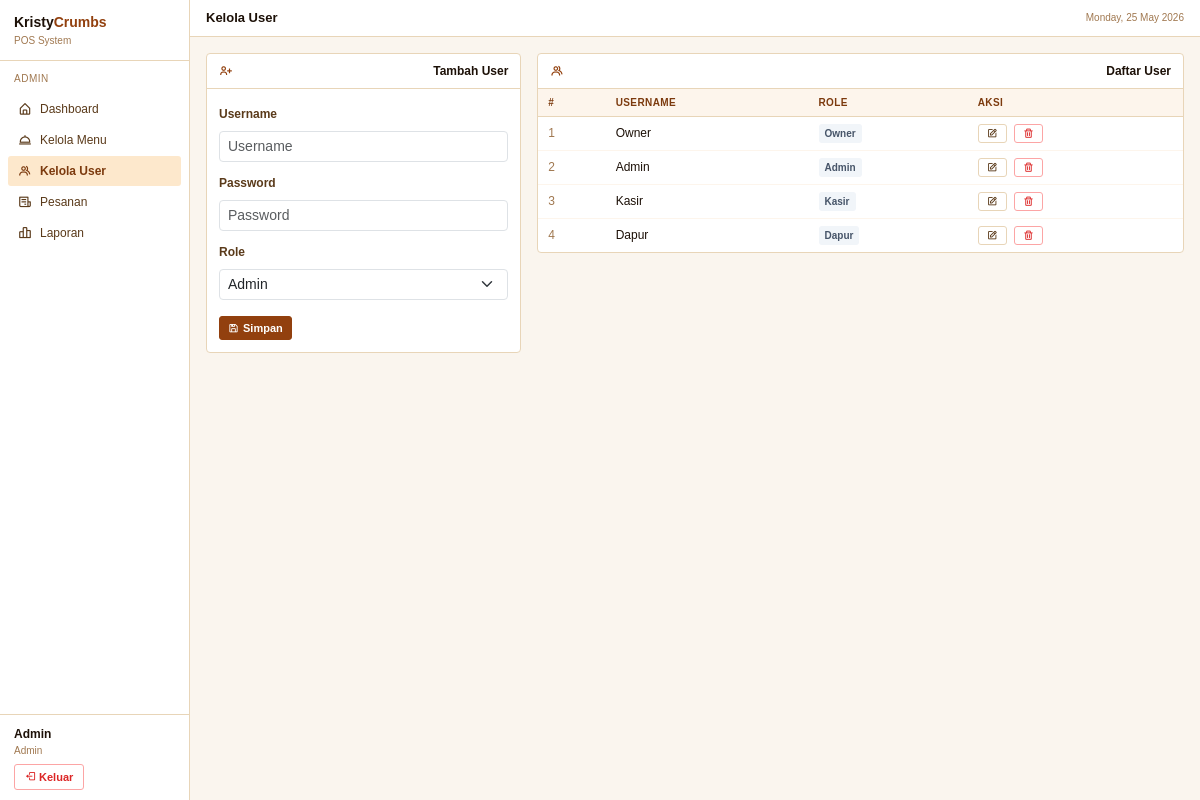
/admin.php?tab=user (signed in), run on the app's committed database.
### tables this page shows
CREATE TABLE `tb_user` (
  `id_user` int(11) NOT NULL,
  `username` varchar(200) NOT NULL,
  `password` varchar(200) NOT NULL,
  `role` enum('Owner','Admin','Kasir','Dapur') NOT NULL
);

### admin.php (the view, shortened to what this page needs)
<?php
include 'function/connect.php';
$tab = $_GET['tab'] ?? 'dashboard';
include '_layout.php';
?>
<?php if ($tab === 'dashboard'): ?>
  <?php
  $omzet    = mysqli_fetch_assoc(mysqli_query($koneksi, "SELECT IFNULL(SUM(total_harga),0) AS n FROM tb_pesanan WHERE status_bayar='lunas' AND DATE(tgl_pesanan)=CURDATE()"))['n'];
  $trx      = mysqli_fetch_assoc(mysqli_query($koneksi, "SELECT COUNT(*) AS n FROM tb_pesanan WHERE DATE(tgl_pesanan)=CURDATE()"))['n'];
  $belum    = mysqli_fetch_assoc(mysqli_query($koneksi, "SELECT COUNT(*) AS n FROM tb_pesanan WHERE status_bayar='belum_bayar'"))['n'];
  $tot_menu = mysqli_fetch_assoc(mysqli_query($koneksi, "SELECT COUNT(*) AS n FROM tb_menu"))['n'];
  ?>
  <div class="stat-grid">
    <div class="stat-box">
      <div class="stat-label">Omzet Hari Ini</div>
      <div class="stat-value">Rp <?= number_format($omzet, 0, ',', '.') ?></div>
    </div>
    <div class="stat-box">
      <div class="stat-label">Transaksi Hari Ini</div>
      <div class="stat-value dark"><?= $trx ?></div>
    </div>
    <div class="stat-box">
      <div class="stat-label">Belum Bayar</div>
      <div class="stat-value blue"><?= $belum ?></div>
    </div>
    <div class="stat-box">
      <div class="stat-label">Total Menu</div>
      <div class="stat-value dark"><?= $tot_menu ?></div>
    </div>
  </div>
  <div class="kc-card">
    <div class="kc-card-header"><span><i class='bx bx-receipt'></i> Pesanan Terbaru</span></div>
    <table class="kc-table w-100">
      <thead>
        <tr>
          <th>#</th>
          <th>Pelanggan</th>
          <th>Meja</th>
          <th>Total</th>
          <th>Status Bayar</th>
          <th>Status Pesanan</th>
        </tr>
      </thead>
      <tbody>
        <?php $q = mysqli_query($koneksi, "SELECT * FROM tb_pesanan ORDER BY id_pesanan DESC LIMIT 10");
        while ($r = mysqli_fetch_assoc($q)): ?>
          <tr>
            <td style="color:#a07850"><?= $r['id_pesanan'] ?></td>
            <td><?= htmlspecialchars($r['nama_pelanggan']) ?></td>
            <td>Meja <?= $r['no_meja'] ?></td>
            <td>Rp <?= number_format($r['total_harga'], 0, ',', '.') ?></td>
            <td><span class="kc-badge <?= $r['status_bayar'] === 'lunas' ? 'kc-badge-green' : 'kc-badge-yellow' ?>"><?= $r['status_bayar'] ?></span></td>
            <td><span class="kc-badge <?= $r['status_pesanan'] === 'selesai' ? 'kc-badge-brown' : 'kc-badge-blue' ?>"><?= $r['status_pesanan'] ?></span></td>
          </tr>
        <?php endwhile; ?>
      </tbody>
    </table>
  </div>
<?php elseif ($tab === 'user'): ?>
  <div class="row g-3">
    <div class="col-md-4">
      <div class="kc-card">
        <div class="kc-card-header"><i class='bx bx-user-plus'></i> Tambah User</div>
        <div class="kc-card-body">
          <form action="function/function_user/add_user.php" method="POST">
            <div class="mb-2"><label class="form-label">Username</label><input type="text" name="username" class="form-control form-control-sm" placeholder="Username" required></div>
            <div class="mb-2"><label class="form-label">Password</label><input type="password" name="password" class="form-control form-control-sm" placeholder="Password" required></div>
            <div class="mb-3"><label class="form-label">Role</label>
              <select name="role" class="form-select form-select-sm" required>
                <option value="admin">Admin</option>
              </select>
            </div>
            <button type="submit" name="add_user" class="btn-kc btn-kc-sm"><i class='bx bx-save'></i> Simpan</button>
          </form>
        </div>
      </div>
    </div>
    <div class="col-md-8">
      <div class="kc-card">
        <div class="kc-card-header"><i class='bx bx-group'></i> Daftar User</div>
        <table class="kc-table w-100">
          <thead>
            <tr>
              <th>#</th>
              <th>Username</th>
              <th>Role</th>
              <th>Aksi</th>
            </tr>
          </thead>
          <tbody>
            <?php $no = 1;
            $q = mysqli_query($koneksi, "SELECT * FROM tb_user ORDER BY id_user");
            while ($d = mysqli_fetch_assoc($q)): ?>
              <tr>
                <td style="color:#a07850"><?= $no++ ?></td>
                <td><?= htmlspecialchars($d['username']) ?></td>
                <td><span class="kc-badge kc-badge-gray"><?= ucfirst($d['role']) ?></span></td>
                <td>
                  <a href="edit_user.php?id=<?= $d['id_user'] ?>" class="btn-kc-outline"><i class='bx bx-edit'></i></a>
                  <a href="function/function_user/delete_user.php?id=<?= $d['id_user'] ?>" class="btn-kc-danger ms-1" onclick="return confirm('Hapus user ini?')"><i class='bx bx-trash'></i></a>
                </td>
              </tr>
            <?php endwhile; ?>
          </tbody>
        </table>
      </div>
    </div>
  </div>
<?php endif; ?>
<?php include '_layout_end.php'; ?>

### _layout.php (style rules this page uses)
* { font-family: sans-serif; }
body { background: #faf5ee; margin: 0; }
a { text-decoration: none; }
.kc-card { background: #fff; border: 1px solid #e8d5b8; border-radius: 4px; margin-bottom: 14px; }
.kc-card-header { padding: 8px 12px; border-bottom: 1px solid #e8d5b8; font-weight: 700; font-size: 12px; color: #1c1007; display: flex; align-items: center; justify-content: space-between; }
.kc-card-header i { color: #92400e; font-size: 14px; margin-right: 4px; }
.kc-card-body { padding: 12px; }
.kc-table thead th { background: #fdf5ec; color: #7c3a0e; font-size: 10px; font-weight: 700; text-transform: uppercase; letter-spacing: .04em; padding: 6px 10px; border-bottom: 1px solid #e8d5b8; }
.kc-table tbody td { padding: 7px 10px; border-bottom: 1px solid #fdf5ec; font-size: 12px; vertical-align: middle; color: #1c1007; }
.kc-table tbody tr:last-child td { border-bottom: none; }
.kc-badge { border-radius: 3px; padding: 2px 6px; font-size: 10px; font-weight: 700; display: inline-block; }
.kc-badge-gray { background: #f1f5f9; color: #475569; }
.btn-kc { background: #92400e; border: 1px solid #92400e; color: #fff; border-radius: 3px; padding: 5px 10px; font-size: 12px; font-weight: 600; cursor: pointer; display: inline-flex; align-items: center; gap: 4px; }
.btn-kc-sm { padding: 3px 8px; font-size: 11px; }
.btn-kc-outline { background: #fff; border: 1px solid #e8d5b8; color: #5a3a1a; border-radius: 3px; padding: 3px 8px; font-size: 11px; cursor: pointer; display: inline-flex; align-items: center; gap: 4px; }
.btn-kc-danger { background: #fff; border: 1px solid #fca5a5; color: #dc2626; border-radius: 3px; padding: 3px 8px; font-size: 11px; cursor: pointer; display: inline-flex; align-items: center; gap: 4px; }
.form-label { font-size: 12px; font-weight: 600; color: #5a3a1a; }

### data on the page
tb_user: username "Owner", role "Owner"
tb_user: username "Admin", role "Admin"
tb_user: username "Kasir", role "Kasir"
tb_user: username "Dapur", role "Dapur"

### other printed values
$uname "Admin"
$role "Admin"
$page_title "Kelola User"
